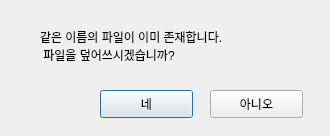
<?xml version="1.0" encoding="UTF-8"?>
<ui version="4.0">
 <class>Dialog</class>
 <widget class="QDialog" name="Dialog">
  <property name="geometry">
   <rect>
    <x>0</x>
    <y>0</y>
    <width>330</width>
    <height>136</height>
   </rect>
  </property>
  <property name="windowTitle">
   <string>Dialog</string>
  </property>
  <widget class="QLabel" name="label">
   <property name="geometry">
    <rect>
     <x>40</x>
     <y>20</y>
     <width>261</width>
     <height>51</height>
    </rect>
   </property>
   <property name="text">
    <string>같은 이름의 파일이 이미 존재합니다.
 파일을 덮어쓰시겠습니까?</string>
   </property>
  </widget>
  <widget class="QPushButton" name="yesButton">
   <property name="geometry">
    <rect>
     <x>100</x>
     <y>90</y>
     <width>93</width>
     <height>28</height>
    </rect>
   </property>
   <property name="text">
    <string>네</string>
   </property>
  </widget>
  <widget class="QPushButton" name="noButton">
   <property name="geometry">
    <rect>
     <x>210</x>
     <y>90</y>
     <width>93</width>
     <height>28</height>
    </rect>
   </property>
   <property name="text">
    <string>아니오</string>
   </property>
  </widget>
 </widget>
 <resources/>
 <connections/>
</ui>
